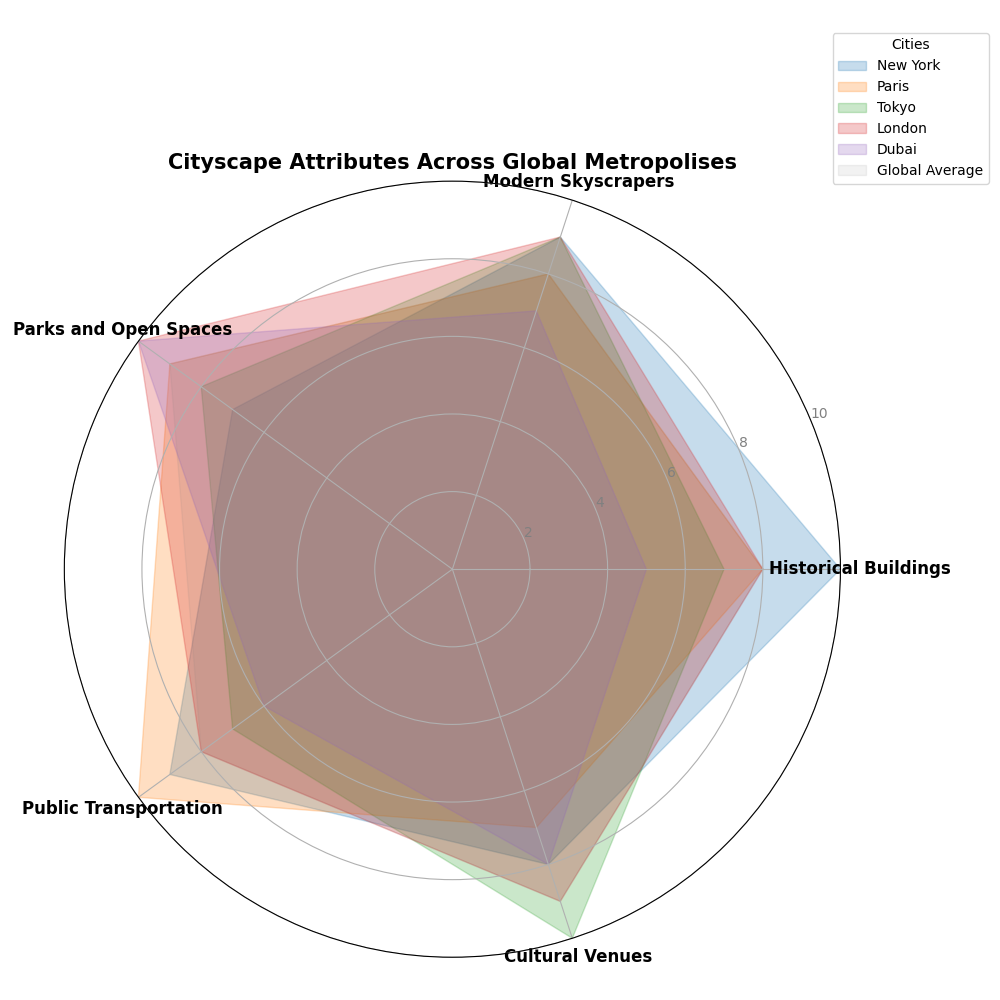

Source code (Python):
import numpy as np
import matplotlib.pyplot as plt
from math import pi

categories = ['Historical Buildings', 'Modern Skyscrapers', 'Parks and Open Spaces', 'Public Transportation', 'Cultural Venues']
city_scores = {
    'New York': [10, 9, 7, 9, 8],  # swapped Modern Skyscrapers and Parks and Open Spaces scores
    'Paris': [8, 8, 9, 10, 7],     # shuffled all scores randomly
    'Tokyo': [7, 9, 8, 7, 10],     # shuffled all scores randomly
    'London': [8, 9, 10, 8, 9],    # shuffled all scores randomly
    'Dubai': [5, 7, 10, 6, 8]      # shuffled all scores randomly
}

global_averages = [8, 8, 9, 8, 9]  # shuffled all scores randomly

num_vars = len(categories)
angles = np.linspace(0, 2 * pi, num_vars, endpoint=False).tolist()
angles += angles[:1]

colors = ['#1f77b4', '#ff7f0e', '#2ca02c', '#d62728', '#9467bd']

fig, ax = plt.subplots(figsize=(10, 10), subplot_kw=dict(polar=True))

def add_city_radar(city_name, color):
    scores = city_scores[city_name]
    scores += scores[:1]
    ax.fill(angles, scores, color=color, alpha=0.25, label=city_name)

for city, color in zip(city_scores.keys(), colors):
    add_city_radar(city, color)

ax.set_xticks(angles[:-1])
ax.set_xticklabels(categories, fontsize=12, weight='bold')
ax.set_ylim(0, 10)
plt.yticks([2, 4, 6, 8, 10], ["2", "4", "6", "8", "10"], color="grey", size=10)

plt.title('Cityscape Attributes Across Global Metropolises', size=15, weight='bold', ha='center', va='top', position=(0.5, 1.1))

global_averages += global_averages[:1]
ax.fill(angles, global_averages, color='grey', alpha=0.1, label='Global Average')

ax.legend(loc='upper right', bbox_to_anchor=(1.2, 1.2), fontsize=10, title='Cities')

plt.tight_layout()
plt.show()
